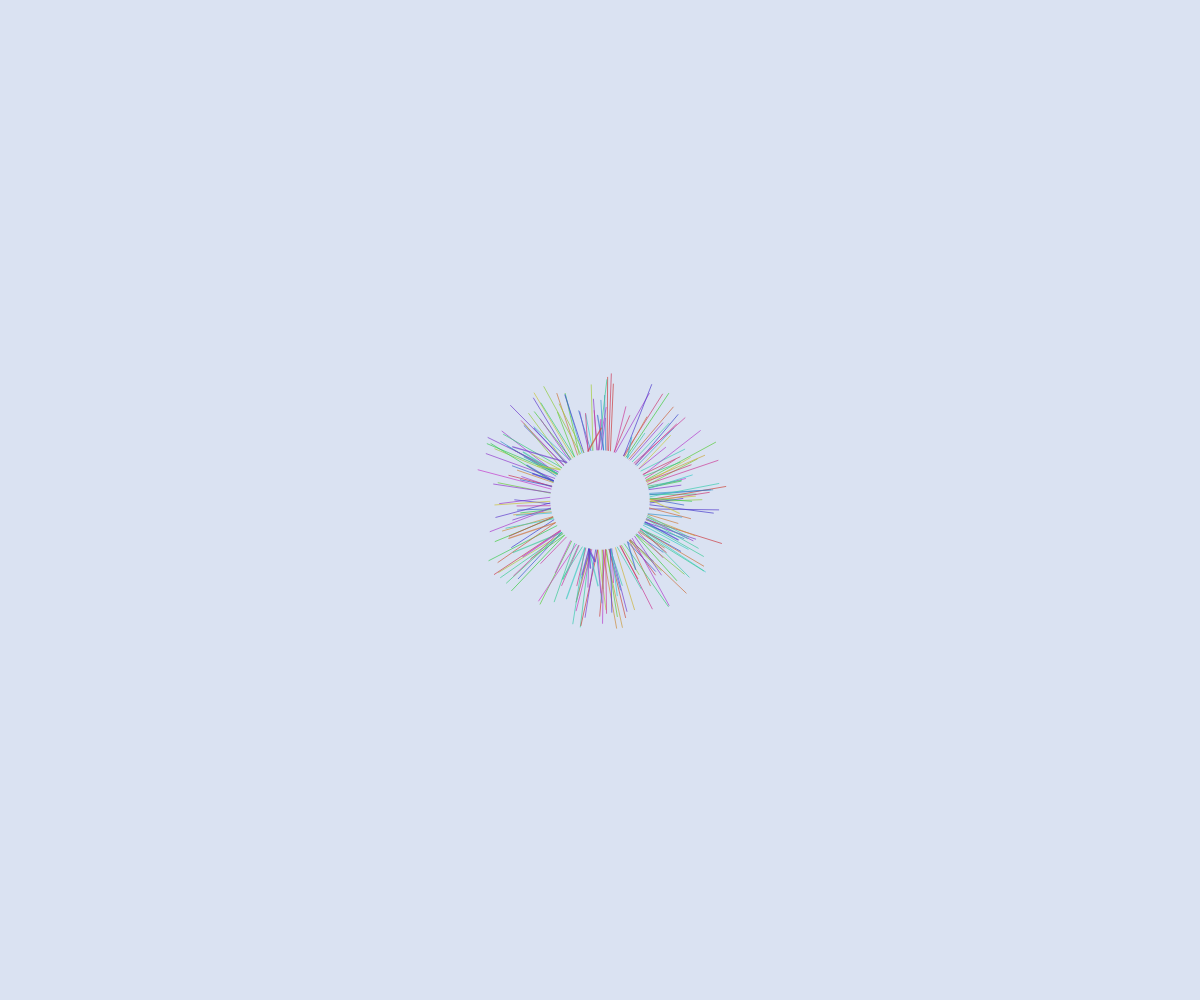
Frame 1 (no input)
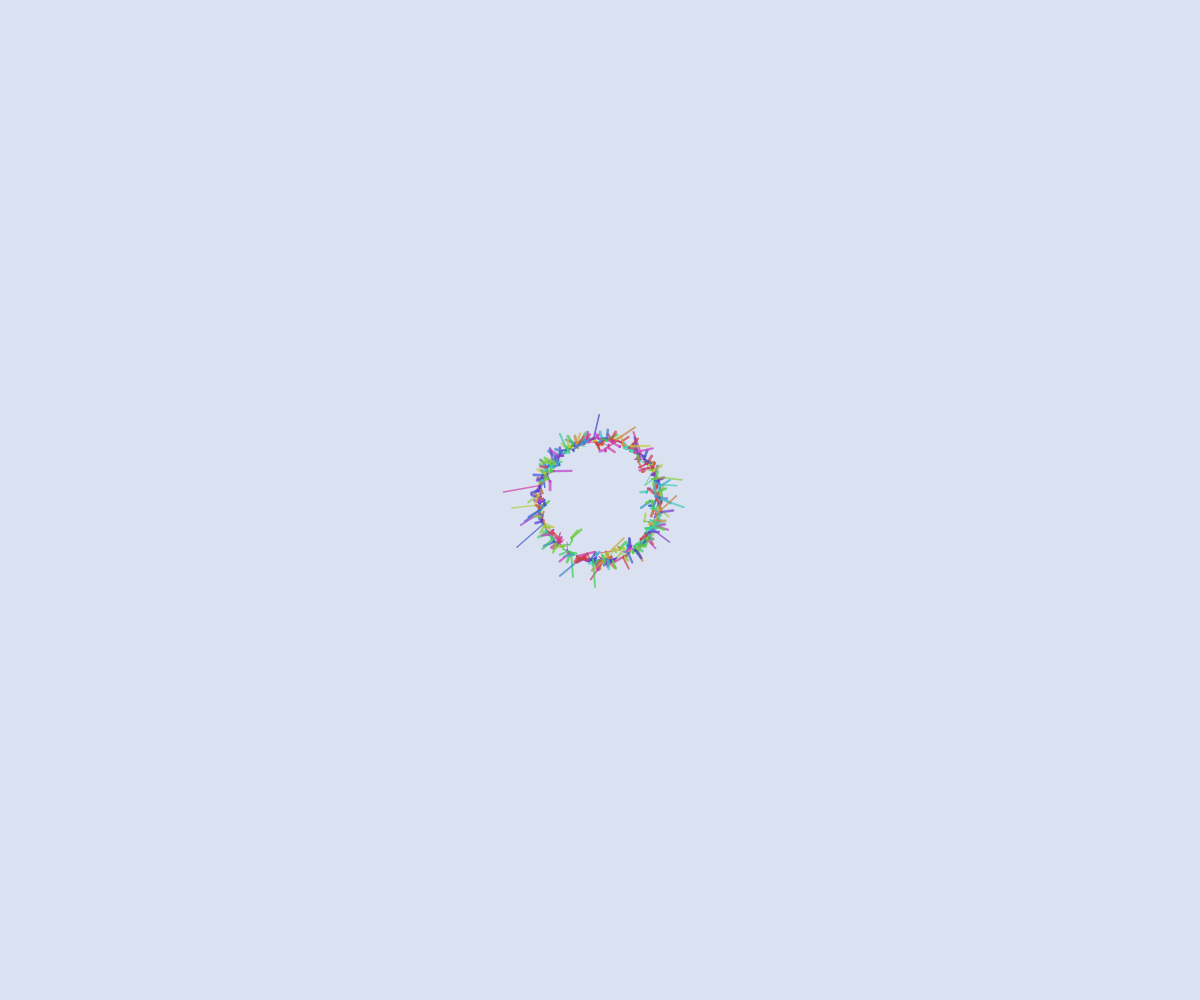
Frame 60 (no input)
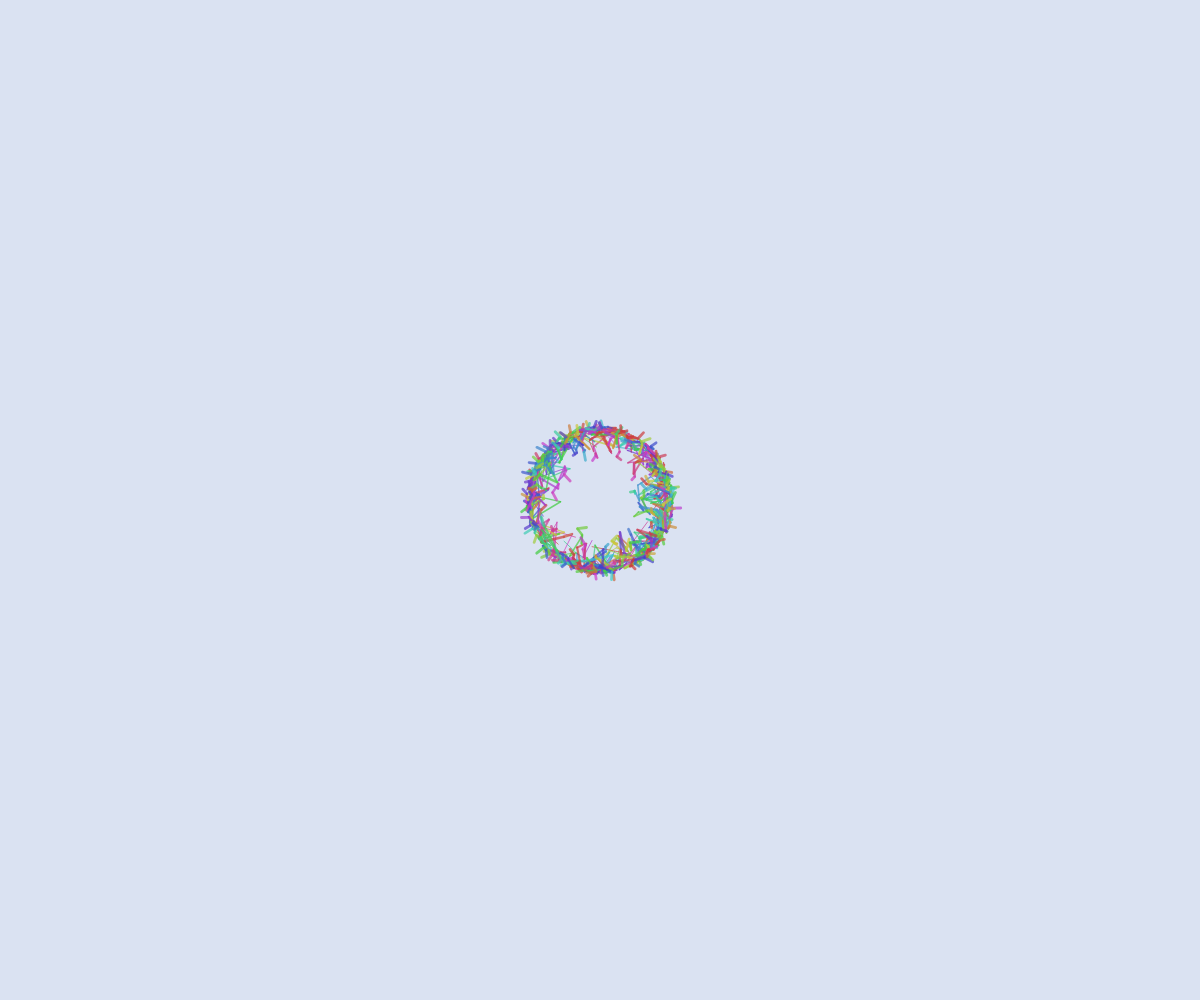
Frame 120 (the mouse pressed at the canvas centre since frame 60)

The p5.js sketch that drew these frames (run headless with seeded random() and noise() and a simulated clock; from frame 60 on, the mouse is pressed at the canvas centre):

// p5.js sketch
// ── sketch.js
let branches = [];
let maxDepth = 6;
let branchCount = 200;
let flowStrength = 0.02;

function setup() {
  createCanvas(windowWidth, windowHeight);
  colorMode(HSB, 360, 100, 100, 1);
  
  // Create initial branches
  for (let i = 0; i < branchCount; i++) {
    let startAngle = random(TWO_PI);
    let startX = width/2 + cos(startAngle) * 50;
    let startY = height/2 + sin(startAngle) * 50;
    
    branches.push({
      x: startX,
      y: startY,
      angle: startAngle,
      depth: 0,
      length: random(30, 80),
      hue: random(360),
      children: []
    });
  }
}

function draw() {
  background(220, 10, 95); // Soft blue background
  
  // Update and draw branches
  for (let i = 0; i < branches.length; i++) {
    updateBranch(branches[i]);
  }
  
  // Add new branches occasionally
  if (random() < 0.02 && branches.length < 500) {
    let parent = random(branches);
    if (parent.depth < maxDepth) {
      createChildBranch(parent);
    }
  }
}

function updateBranch(branch) {
  // Move branch
  branch.x += cos(branch.angle) * flowStrength * 10;
  branch.y += sin(branch.angle) * flowStrength * 10;
  
  // Randomly change direction (mimic fluid flow)
  branch.angle += random(-0.2, 0.2);
  
  // Draw the branch
  stroke(branch.hue, 70, 80, 0.7);
  strokeWeight(1 + branch.depth * 0.3);
  noFill();
  
  if (branch.children.length > 0) {
    for (let child of branch.children) {
      line(branch.x, branch.y, child.x, child.y);
    }
  } else {
    // Draw main branch
    let endX = branch.x + cos(branch.angle) * branch.length;
    let endY = branch.y + sin(branch.angle) * branch.length;
    line(branch.x, branch.y, endX, endY);
    
    // Occasionally create child branches
    if (branch.depth < maxDepth && random() < 0.1) {
      createChildBranch(branch);
    }
  }
  
  // Remove branches that are off screen or too deep
  if ((branch.x < -50 || branch.x > width + 50 || 
       branch.y < -50 || branch.y > height + 50) ||
      branch.depth > maxDepth) {
    // Remove from array (this is a simplified version)
    // In reality, we'd want to handle this more carefully
  }
}

function createChildBranch(parent) {
  let child = {
    x: parent.x,
    y: parent.y,
    angle: parent.angle + random(-0.5, 0.5),
    depth: parent.depth + 1,
    length: parent.length * 0.7,
    hue: (parent.hue + random(-30, 30)) % 360,
    children: []
  };
  
  parent.children.push(child);
  branches.push(child);
}

function windowResized() {
  resizeCanvas(windowWidth, windowHeight);
}
